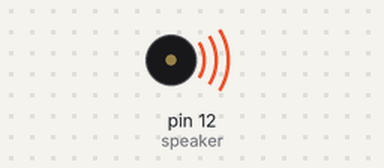
A sketch run on a simulated Arduino Uno, built with avr-gcc and run on an emulated ATmega328P. On the bench: buzzer (waves = sounding).

Above: at 0.1 s.
At 0.6 s:
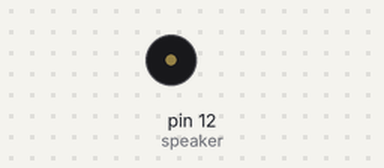
Timing chart, 0 to 2.1 s (numbered marks = the images above):
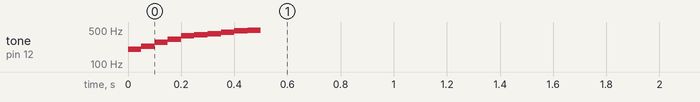

The sketch:

Ex13_Tone.ino
```cpp
int speaker=12;
int count=10;
int tones[] = {200,230,280,320,380,400,420,450,480,490};

void setup() {
  for (int i=0;i<count;i++)
  {tone(speaker,tones[i]);
  delay(50);}
  noTone(speaker);
}

void loop() {

}
```
